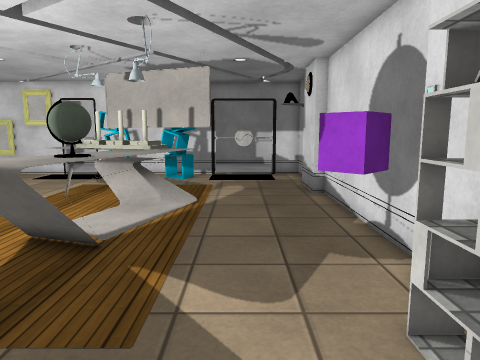
view 1 (above)

13 first-person views from a walk through a Unity game level. The camera is 1.4 m above the floor, tilts 8° down and sees 70° across. The floor is counted in squares, 0.5 m on a side. Each view is taken from the middle of a square. On the plan, view 1 faces up. The plan holds only what a view shows up to about 20 squares ahead; the rest is blank. The place goes on beyond the plan. Surface patterns are stand-ins for the level's own textures.

view 2
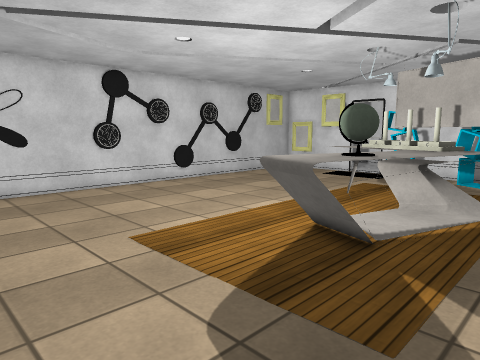

view 3
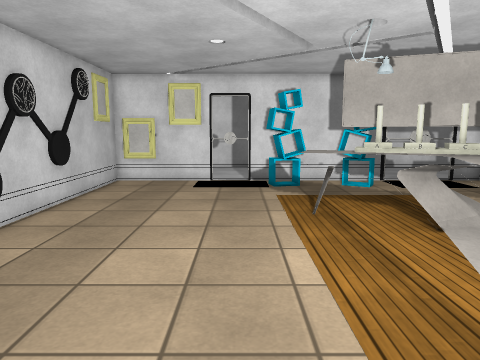

view 4
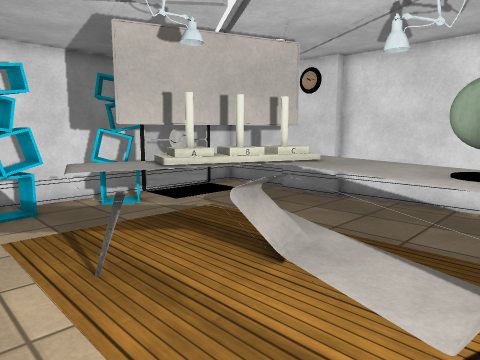

view 5
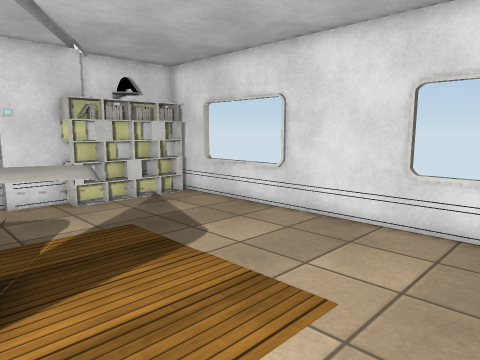

view 6
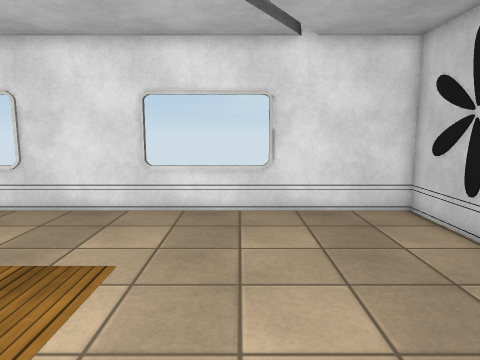

view 7
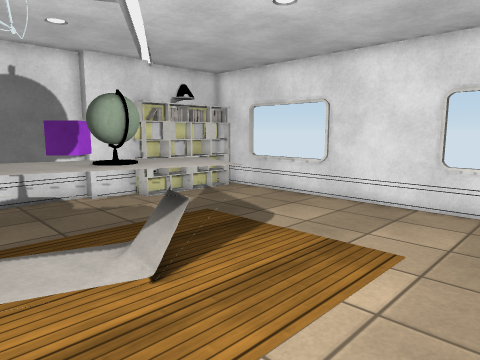

view 8
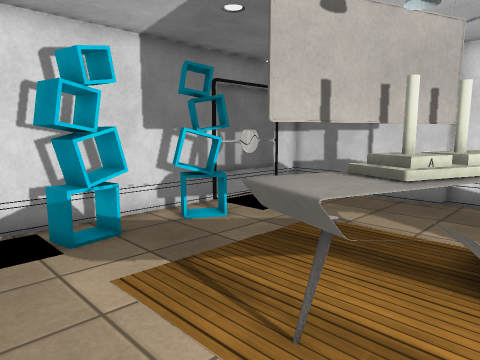

view 9
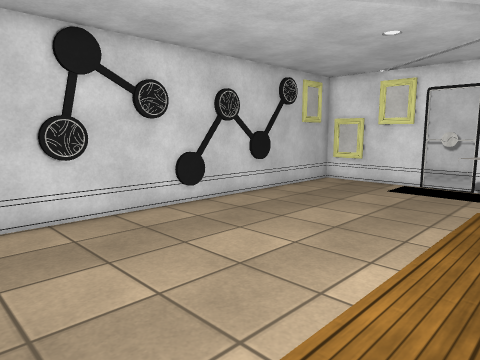

view 10
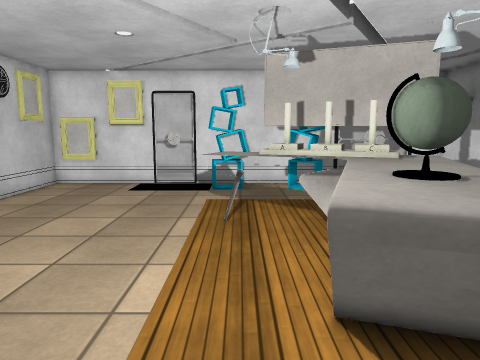

view 11
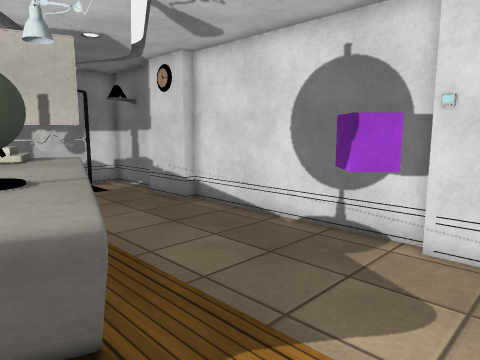

view 12
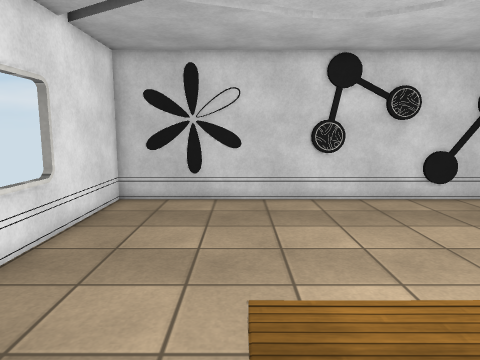

view 13
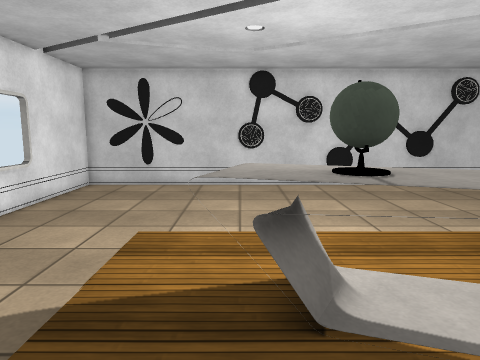

### Floor plan
Key: @ floor where view 1 was taken; # wall or solid block; x gap in a wall; . floor; = window, fence, low wall or low ledge; ^ raised ledge; T thing the floor can be seen under or through; C purple cube; B bookshelf; O other object.
Columns run from 17 left of view 1 to 4 right of it. Each row starts with its distance up from view 1.
 23 ######.#########.x.x##
 22 #....    BB  B .   ..#
 21 #....   BBB.BBB.   ..#
 20 #............BB......#
 19 #....................#
 18 #...................##
 17 #...................#
 16 #......... OO.......##
 15 #........^^^ OOO.....#
 14 #........^^^^^^OO....#
 13 #...........^^^^.....#
 12 #............^^^.....#
 11 #...........^^^......#
 10 #...........^^^......#
  9 #..........TTO^......#
  8 #..........^^O#....CC#
  7 #..........^^^.....CC#
  6 #...........=#......O#
  5 #...................##
  4 #..................##
  3 #..................##
  2 #..................#
  1 #..................#
  0 #................@.#
 -1 ######====#####===##

Positions as (right, up) in squares from view 1, and headings:
1: (0, 0), facing up
2: (0, 0), facing up-left
3: (-10, 3), facing up
4: (-10, 8), facing up-right
5: (-11, 9), facing down-right
6: (-11, 11), facing down
7: (-11, 12), facing down-right
8: (-11, 12), facing up-right
9: (-6, 4), facing up-left
10: (-7, 4), facing up
11: (-5, 4), facing up-right
12: (-3, 4), facing left
13: (1, 7), facing left
